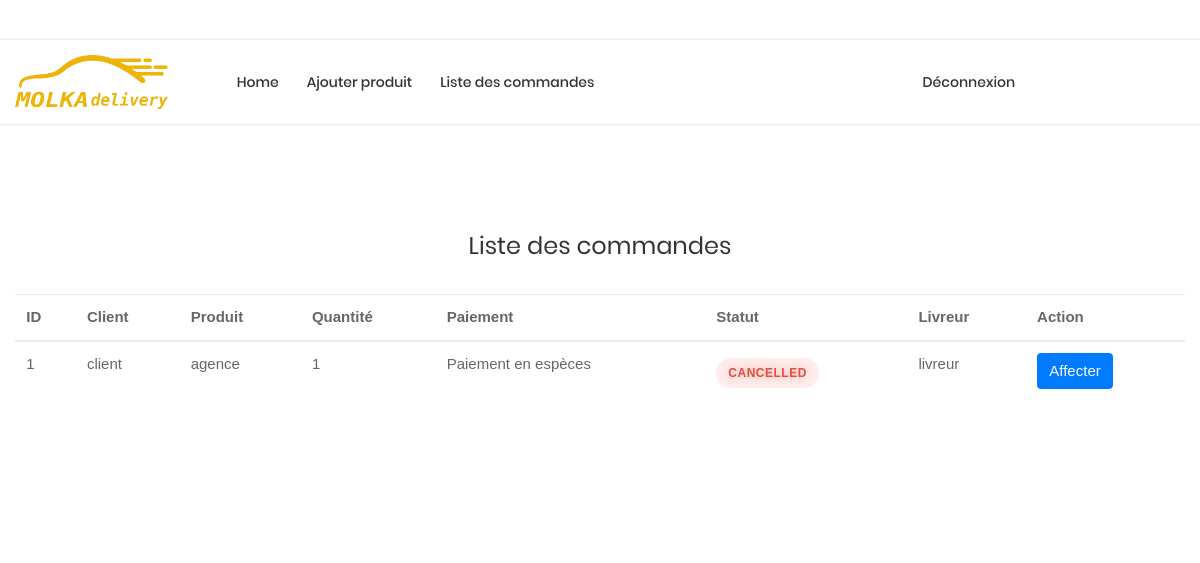
Page /accounts/admin/orders/ (signed in) on the earlier database version.
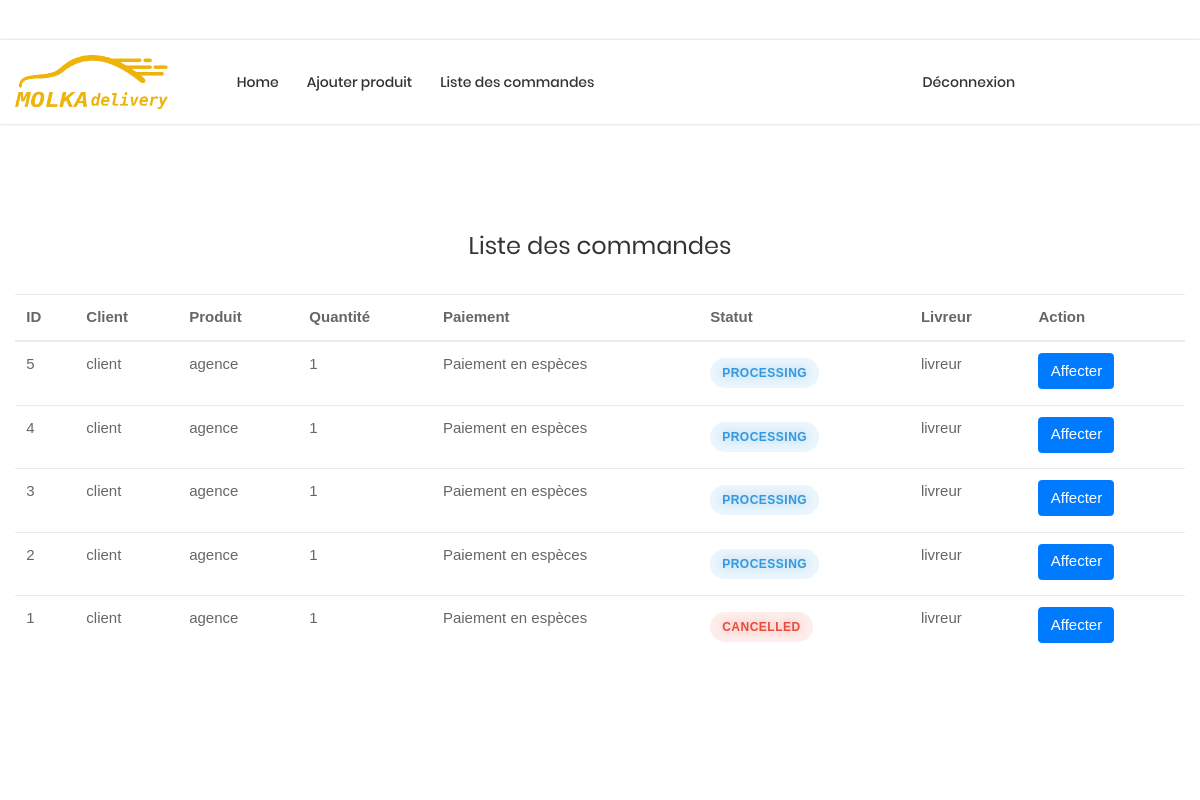
Same page on the later database version.
### accounts/models.py (models this page shows, shortened)
class Order(models.Model):
    PAYMENT_CHOICES = (
        ('cash', 'Paiement en espèces'),
        ('card', 'Carte bancaire'),
    )
    STATUS_CHOICES = (
        ('pending', 'Pending'),
        ('processing', 'Processing'),
        ('shipped', 'Shipped'),
        ('delivered', 'Delivered'),
        ('cancelled', 'Cancelled'),
    )
    client = models.ForeignKey(
        CustomUser,
        on_delete=models.CASCADE,
        limit_choices_to={'role': 'client'},
        related_name='orders'
    )
    product = models.ForeignKey(
        'Product',
        on_delete=models.CASCADE,
        related_name='orders'
    )
    quantity = models.PositiveIntegerField()
    payment_method = models.CharField(
        max_length=10,
        choices=PAYMENT_CHOICES
    )
    location = models.CharField(max_length=255)
    total_price = models.DecimalField(
        max_digits=10,
        decimal_places=2,
        null=True,
        blank=True,
        help_text="Computed total price (quantity * product.price)"
    )
    status = models.CharField(
        max_length=20,
        choices=STATUS_CHOICES,
        default='pending'
    )
    created_at = models.DateTimeField(auto_now_add=True)
    updated_at = models.DateTimeField(auto_now=True)
    livreur = models.ForeignKey(CustomUser, on_delete=models.SET_NULL, null=True, blank=True, limit_choices_to={'role': 'livreur'}, related_name='delivery_orders')
    class Meta:
        ordering = ['-created_at']  # Orders by most recent first

class CustomUser(AbstractUser):
    ROLE_CHOICES = (
        ('client', 'Client'),
        ('livreur', 'Livreur'),
        ('admin', 'Admin'),
    )
    role = models.CharField(max_length=10, choices=ROLE_CHOICES, default='client')

class Product(models.Model):
    name = models.CharField(max_length=100)
    description = models.TextField()
    price = models.DecimalField(max_digits=10, decimal_places=2)
    stock = models.PositiveIntegerField()
    image = models.ImageField(upload_to='products/', blank=True, null=True)

### accounts/views.py (the view, shortened to what this page needs)
# urls.py: path('admin/orders/', views.admin_orders, name='admin_orders'),
def admin_orders(request):
    if request.user.role != 'admin':
        return redirect('login')
    orders = Order.objects.all()
    livreurs = CustomUser.objects.filter(role='livreur')
    return render(request, 'accounts/admin_orders.html', {'orders': orders, 'livreurs': livreurs})

### accounts/templates/accounts/admin_orders.html (shortened to what this page needs)
{% load static %}
<!DOCTYPE html>
<html lang="en">
<head>
    <link rel="stylesheet" type="text/css" href="{% static 'vendor/bootstrap/css/bootstrap.min.css' %}">
    <link rel="stylesheet" type="text/css" href="{% static 'fonts/font-awesome-4.7.0/css/font-awesome.min.css' %}">
    <link rel="stylesheet" type="text/css" href="{% static 'fonts/iconic/css/material-design-iconic-font.min.css' %}">
    <link rel="stylesheet" type="text/css" href="{% static 'fonts/linearicons-v1.0.0/icon-font.min.css' %}">
    <link rel="stylesheet" type="text/css" href="{% static 'vendor/animate/animate.css' %}">
    <link rel="stylesheet" type="text/css" href="{% static 'vendor/css-hamburgers/hamburgers.min.css' %}">
    <link rel="stylesheet" type="text/css" href="{% static 'vendor/animsition/css/animsition.min.css' %}">
    <link rel="stylesheet" type="text/css" href="{% static 'vendor/select2/select2.min.css' %}">
    <link rel="stylesheet" type="text/css" href="{% static 'css/util.css' %}">
    <link rel="stylesheet" type="text/css" href="{% static 'css/main.css' %}">
</head>
<body>
    <header class="header-v4">
        <div class="container-menu-desktop">
            <div class="wrap-menu-desktop how-shadow1">
                <nav class="limiter-menu-desktop container">
                    <a href="#" class="logo">
                        <img src="{% static 'images/icons/logo.png' %}" alt="IMG-LOGO">
                    </a>
                    <div class="menu-desktop">
                        <ul class="main-menu">
                            <li><a href="{% url 'admin_dashboard' %}">Home</a></li>
                            <li><a href="{% url 'admin_add_product' %}">Ajouter produit</a></li>
                            <li><a href="{% url 'admin_orders' %}">Liste des commandes</a></li>
                            <li><a href="{% url 'logout' %}" style="margin-left: 300px;">Déconnexion</a></li>
                        </ul>
                    </div>
                </nav>
            </div>
        </div>
    </header>
    <section class="bg0 p-t-104 p-b-116">
        <div class="container">
            <h4 class="mtext-105 cl2 txt-center p-b-30">Liste des commandes</h4>
            <table class="table">
                <thead>
                    <tr>
                        <th>ID</th>
                        <th>Client</th>
                        <th>Produit</th>
                        <th>Quantité</th>
                        <th>Paiement</th>
                        <th>Statut</th>
                        <th>Livreur</th>
                        <th>Action</th>
                    </tr>
                </thead>
                <tbody>
                    {% for order in orders %}
                        <tr>
                            <td>{{ order.id }}</td>
                            <td>{{ order.client.username }}</td>
                            <td>{{ order.product.name }}</td>
                            <td>{{ order.quantity }}</td>
                            <td>{{ order.get_payment_method_display }}</td>
                            <td>
                                <span class="status-badge status-{{ order.status|lower }}">
                                    {{ order.status }}
                                </span>
                            </td>
                            <td>{{ order.livreur.username|default:"Non affecté" }}</td>
                            <td>
                                <button class="btn btn-primary js-assign-livreur" data-order-id="{{ order.id }}">Affecter</button>
                            </td>
                        </tr>
                    {% endfor %}
                </tbody>
            </table>
        </div>
    </section>
</body>
</html>

Differences in the rows shown:
added Order: id "5", client.username "client", product.name "agence", quantity "1", payment_method "Paiement en espèces", status "PROCESSING", livreur.username "livreur"
added Order: id "4", client.username "client", product.name "agence", quantity "1", payment_method "Paiement en espèces", status "PROCESSING", livreur.username "livreur"
added Order: id "3", client.username "client", product.name "agence", quantity "1", payment_method "Paiement en espèces", status "PROCESSING", livreur.username "livreur"
added Order: id "2", client.username "client", product.name "agence", quantity "1", payment_method "Paiement en espèces", status "PROCESSING", livreur.username "livreur"
